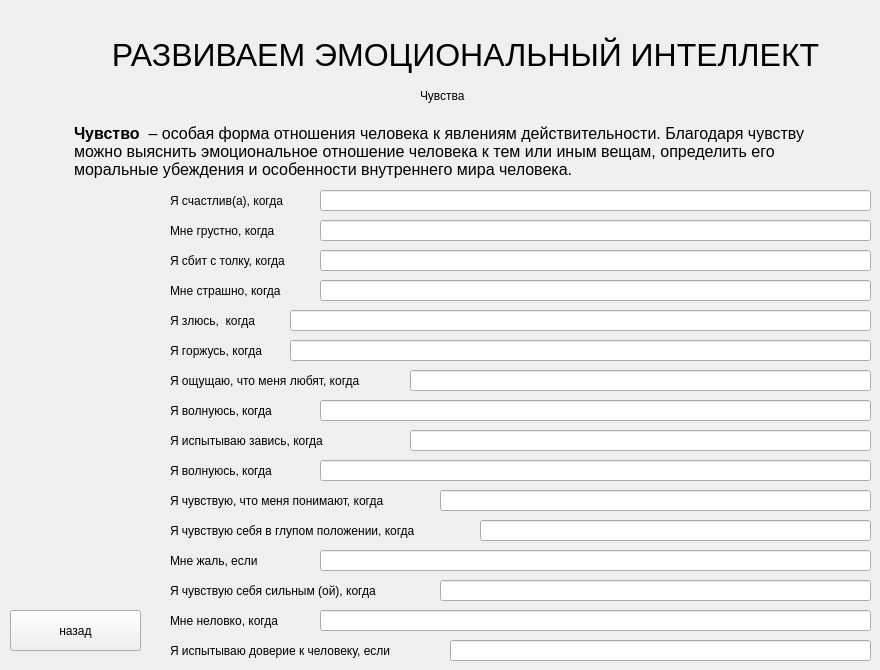
   <widget class="QWidget" name="page_5">
    <widget class="QLabel" name="label_25">
     <property name="geometry">
      <rect>
       <x>100</x>
       <y>10</y>
       <width>731</width>
       <height>91</height>
      </rect>
     </property>
     <property name="styleSheet">
      <string notr="true">font-family:Arial;
font-size:24pt;</string>
     </property>
     <property name="text">
      <string>&lt;html&gt;&lt;head/&gt;&lt;body&gt;&lt;p align=&quot;center&quot;&gt;РАЗВИВАЕМ ЭМОЦИОНАЛЬНЫЙ ИНТЕЛЛЕКТ&lt;/p&gt;&lt;/body&gt;&lt;/html&gt;</string>
     </property>
    </widget>
    <widget class="QLabel" name="label_2">
     <property name="geometry">
      <rect>
       <x>420</x>
       <y>70</y>
       <width>101</width>
       <height>51</height>
      </rect>
     </property>
     <property name="styleSheet">
      <string notr="true">font: 20pt &quot;Arial&quot;;</string>
     </property>
     <property name="text">
      <string>Чувства</string>
     </property>
    </widget>
    <widget class="QTextEdit" name="textEdit_27">
     <property name="enabled">
      <bool>false</bool>
     </property>
     <property name="geometry">
      <rect>
       <x>70</x>
       <y>120</y>
       <width>781</width>
       <height>61</height>
      </rect>
     </property>
     <property name="styleSheet">
      <string notr="true">font: 12pt &quot;Arial&quot;;
background-color:#f0f0f0;
border:0;
color:black;</string>
     </property>
     <property name="verticalScrollBarPolicy">
      <enum>Qt::ScrollBarAlwaysOff</enum>
     </property>
     <property name="horizontalScrollBarPolicy">
      <enum>Qt::ScrollBarAlwaysOff</enum>
     </property>
     <property name="html">
      <string>&lt;!DOCTYPE HTML PUBLIC &quot;-//W3C//DTD HTML 4.0//EN&quot; &quot;http://www.w3.org/TR/REC-html40/strict.dtd&quot;&gt;
&lt;html&gt;&lt;head&gt;&lt;meta name=&quot;qrichtext&quot; content=&quot;1&quot; /&gt;&lt;style type=&quot;text/css&quot;&gt;
p, li { white-space: pre-wrap; }
&lt;/style&gt;&lt;/head&gt;&lt;body style=&quot; font-family:'Arial'; font-size:12pt; font-weight:400; font-style:normal;&quot;&gt;
&lt;p style=&quot; margin-top:0px; margin-bottom:0px; margin-left:0px; margin-right:0px; -qt-block-indent:0; text-indent:0px;&quot;&gt;&lt;span style=&quot; font-family:'Arial','sans-serif'; font-weight:600; color:#000000;&quot;&gt;Чувство&lt;/span&gt;&lt;span style=&quot; font-family:'Arial','sans-serif'; color:#000000;&quot;&gt;  – особая форма отношения человека к явлениям действительности. Благодаря чувству можно выяснить эмоциональное отношение человека к тем или иным вещам, определить его моральные убеждения и особенности внутреннего мира человека.&lt;/span&gt; &lt;/p&gt;&lt;/body&gt;&lt;/html&gt;</string>
     </property>
    </widget>
    <widget class="QLabel" name="label_26">
     <property name="geometry">
      <rect>
       <x>170</x>
       <y>190</y>
       <width>151</width>
       <height>21</height>
      </rect>
     </property>
     <property name="text">
      <string>Я счастлив(а), когда</string>
     </property>
    </widget>
    <widget class="QLineEdit" name="lineEdit">
     <property name="geometry">
      <rect>
       <x>320</x>
       <y>190</y>
       <width>551</width>
       <height>21</height>
      </rect>
     </property>
     <property name="styleSheet">
      <string notr="true">color:#696969;</string>
     </property>
     <property name="text">
      <string/>
     </property>
    </widget>
    <widget class="QLabel" name="label_27">
     <property name="geometry">
      <rect>
       <x>170</x>
       <y>220</y>
       <width>151</width>
       <height>21</height>
      </rect>
     </property>
     <property name="text">
      <string>Мне грустно, когда </string>
     </property>
    </widget>
    <widget class="QLineEdit" name="lineEdit_2">
     <property name="geometry">
      <rect>
       <x>320</x>
       <y>220</y>
       <width>551</width>
       <height>21</height>
      </rect>
     </property>
     <property name="styleSheet">
      <string notr="true">color:#696969;</string>
     </property>
     <property name="text">
      <string/>
     </property>
    </widget>
    <widget class="QLabel" name="label_28">
     <property name="geometry">
      <rect>
       <x>170</x>
       <y>250</y>
       <width>151</width>
       <height>21</height>
      </rect>
     </property>
     <property name="text">
      <string>Я сбит с толку, когда</string>
     </property>
    </widget>
    <widget class="QLineEdit" name="lineEdit_3">
     <property name="geometry">
      <rect>
       <x>320</x>
       <y>280</y>
       <width>551</width>
       <height>21</height>
      </rect>
     </property>
     <property name="styleSheet">
      <string notr="true">color:#696969;</string>
     </property>
     <property name="text">
      <string/>
     </property>
    </widget>
    <widget class="QLineEdit" name="lineEdit_4">
     <property name="geometry">
      <rect>
       <x>320</x>
       <y>250</y>
       <width>551</width>
       <height>21</height>
      </rect>
     </property>
     <property name="styleSheet">
      <string notr="true">color:#696969;</string>
     </property>
     <property name="text">
      <string/>
     </property>
    </widget>
    <widget class="QLabel" name="label_29">
     <property name="geometry">
      <rect>
       <x>170</x>
       <y>280</y>
       <width>151</width>
       <height>21</height>
      </rect>
     </property>
     <property name="text">
      <string>Мне страшно, когда</string>
     </property>
    </widget>
    <widget class="QLabel" name="label_30">
     <property name="geometry">
      <rect>
       <x>170</x>
       <y>370</y>
       <width>231</width>
       <height>21</height>
      </rect>
     </property>
     <property name="text">
      <string>Я ощущаю, что меня любят, когда </string>
     </property>
    </widget>
    <widget class="QLabel" name="label_31">
     <property name="geometry">
      <rect>
       <x>170</x>
       <y>400</y>
       <width>151</width>
       <height>21</height>
      </rect>
     </property>
     <property name="text">
      <string>Я волнуюсь, когда</string>
     </property>
    </widget>
    <widget class="QLabel" name="label_32">
     <property name="geometry">
      <rect>
       <x>170</x>
       <y>310</y>
       <width>151</width>
       <height>21</height>
      </rect>
     </property>
     <property name="text">
      <string>Я злюсь,  когда</string>
     </property>
    </widget>
    <widget class="QLineEdit" name="lineEdit_5">
     <property name="geometry">
      <rect>
       <x>290</x>
       <y>340</y>
       <width>581</width>
       <height>21</height>
      </rect>
     </property>
     <property name="styleSheet">
      <string notr="true">color:#696969;</string>
     </property>
     <property name="text">
      <string/>
     </property>
    </widget>
    <widget class="QLineEdit" name="lineEdit_6">
     <property name="geometry">
      <rect>
       <x>320</x>
       <y>400</y>
       <width>551</width>
       <height>21</height>
      </rect>
     </property>
     <property name="styleSheet">
      <string notr="true">color:#696969;</string>
     </property>
     <property name="text">
      <string/>
     </property>
    </widget>
    <widget class="QLineEdit" name="lineEdit_7">
     <property name="geometry">
      <rect>
       <x>290</x>
       <y>310</y>
       <width>581</width>
       <height>21</height>
      </rect>
     </property>
     <property name="styleSheet">
      <string notr="true">color:#696969;</string>
     </property>
     <property name="text">
      <string/>
     </property>
    </widget>
    <widget class="QLineEdit" name="lineEdit_8">
     <property name="geometry">
      <rect>
       <x>410</x>
       <y>370</y>
       <width>461</width>
       <height>21</height>
      </rect>
     </property>
     <property name="styleSheet">
      <string notr="true">color:#696969;</string>
     </property>
     <property name="text">
      <string/>
     </property>
    </widget>
    <widget class="QLabel" name="label_33">
     <property name="geometry">
      <rect>
       <x>170</x>
       <y>340</y>
       <width>151</width>
       <height>21</height>
      </rect>
     </property>
     <property name="text">
      <string>Я горжусь, когда</string>
     </property>
    </widget>
    <widget class="QLabel" name="label_34">
     <property name="geometry">
      <rect>
       <x>170</x>
       <y>490</y>
       <width>271</width>
       <height>21</height>
      </rect>
     </property>
     <property name="text">
      <string>Я чувствую, что меня понимают, когда</string>
     </property>
    </widget>
    <widget class="QLabel" name="label_35">
     <property name="geometry">
      <rect>
       <x>170</x>
       <y>520</y>
       <width>301</width>
       <height>21</height>
      </rect>
     </property>
     <property name="text">
      <string>Я чувствую себя в глупом положении, когда</string>
     </property>
    </widget>
    <widget class="QLabel" name="label_36">
     <property name="geometry">
      <rect>
       <x>170</x>
       <y>430</y>
       <width>201</width>
       <height>21</height>
      </rect>
     </property>
     <property name="text">
      <string>Я испытываю завись, когда </string>
     </property>
    </widget>
    <widget class="QLineEdit" name="lineEdit_9">
     <property name="geometry">
      <rect>
       <x>320</x>
       <y>460</y>
       <width>551</width>
       <height>21</height>
      </rect>
     </property>
     <property name="styleSheet">
      <string notr="true">color:#696969;</string>
     </property>
     <property name="text">
      <string/>
     </property>
    </widget>
    <widget class="QLineEdit" name="lineEdit_10">
     <property name="geometry">
      <rect>
       <x>480</x>
       <y>520</y>
       <width>391</width>
       <height>21</height>
      </rect>
     </property>
     <property name="styleSheet">
      <string notr="true">color:#696969;</string>
     </property>
     <property name="text">
      <string/>
     </property>
    </widget>
    <widget class="QLineEdit" name="lineEdit_11">
     <property name="geometry">
      <rect>
       <x>410</x>
       <y>430</y>
       <width>461</width>
       <height>21</height>
      </rect>
     </property>
     <property name="styleSheet">
      <string notr="true">color:#696969;</string>
     </property>
     <property name="text">
      <string/>
     </property>
    </widget>
    <widget class="QLineEdit" name="lineEdit_12">
     <property name="geometry">
      <rect>
       <x>440</x>
       <y>490</y>
       <width>431</width>
       <height>21</height>
      </rect>
     </property>
     <property name="styleSheet">
      <string notr="true">color:#696969;</string>
     </property>
     <property name="text">
      <string/>
     </property>
    </widget>
    <widget class="QLabel" name="label_37">
     <property name="geometry">
      <rect>
       <x>170</x>
       <y>460</y>
       <width>151</width>
       <height>21</height>
      </rect>
     </property>
     <property name="text">
      <string>Я волнуюсь, когда</string>
     </property>
    </widget>
    <widget class="QLabel" name="label_38">
     <property name="geometry">
      <rect>
       <x>170</x>
       <y>610</y>
       <width>151</width>
       <height>21</height>
      </rect>
     </property>
     <property name="text">
      <string>Мне неловко, когда</string>
     </property>
    </widget>
    <widget class="QLabel" name="label_39">
     <property name="geometry">
      <rect>
       <x>170</x>
       <y>640</y>
       <width>281</width>
       <height>21</height>
      </rect>
     </property>
     <property name="text">
      <string>Я испытываю доверие к человеку, если </string>
     </property>
    </widget>
    <widget class="QLabel" name="label_40">
     <property name="geometry">
      <rect>
       <x>170</x>
       <y>550</y>
       <width>151</width>
       <height>21</height>
      </rect>
     </property>
     <property name="text">
      <string>Мне жаль, если</string>
     </property>
    </widget>
    <widget class="QLineEdit" name="lineEdit_13">
     <property name="geometry">
      <rect>
       <x>440</x>
       <y>580</y>
       <width>431</width>
       <height>21</height>
      </rect>
     </property>
     <property name="styleSheet">
      <string notr="true">color:#696969;</string>
     </property>
     <property name="text">
      <string/>
     </property>
    </widget>
    <widget class="QLineEdit" name="lineEdit_14">
     <property name="geometry">
      <rect>
       <x>450</x>
       <y>640</y>
       <width>421</width>
       <height>21</height>
      </rect>
     </property>
     <property name="styleSheet">
      <string notr="true">color:#696969;</string>
     </property>
     <property name="text">
      <string/>
     </property>
    </widget>
    <widget class="QLineEdit" name="lineEdit_15">
     <property name="geometry">
      <rect>
       <x>320</x>
       <y>550</y>
       <width>551</width>
       <height>21</height>
      </rect>
     </property>
     <property name="styleSheet">
      <string notr="true">color:#696969;</string>
     </property>
     <property name="text">
      <string/>
     </property>
    </widget>
    <widget class="QLineEdit" name="lineEdit_16">
     <property name="geometry">
      <rect>
       <x>320</x>
       <y>610</y>
       <width>551</width>
       <height>21</height>
      </rect>
     </property>
     <property name="styleSheet">
      <string notr="true">color:#696969;</string>
     </property>
     <property name="text">
      <string/>
     </property>
    </widget>
    <widget class="QLabel" name="label_41">
     <property name="geometry">
      <rect>
       <x>170</x>
       <y>580</y>
       <width>261</width>
       <height>21</height>
      </rect>
     </property>
     <property name="text">
      <string>Я чувствую себя сильным (ой), когда</string>
     </property>
    </widget>
    <widget class="QPushButton" name="pushButton_159">
     <property name="geometry">
      <rect>
       <x>10</x>
       <y>610</y>
       <width>131</width>
       <height>41</height>
      </rect>
     </property>
     <property name="text">
      <string>назад</string>
     </property>
    </widget>
   </widget>
